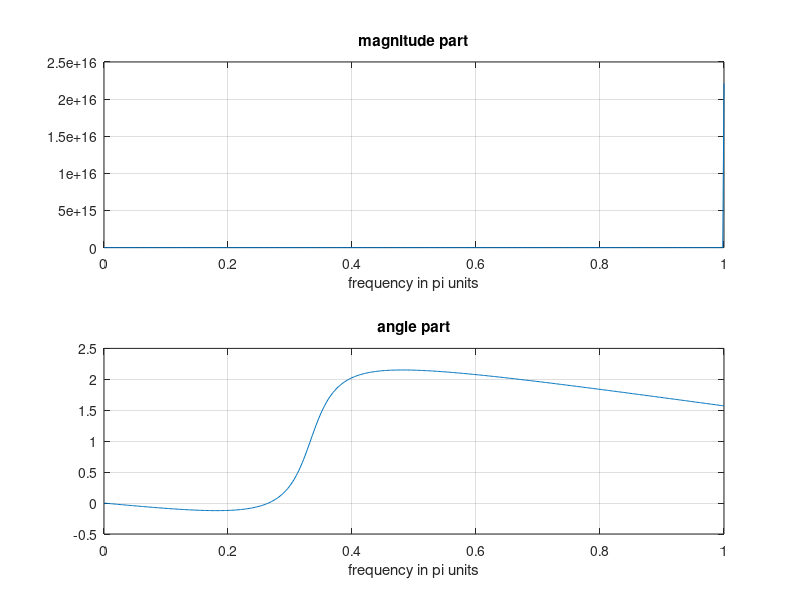

This figure's MATLAB source:
function[a,b]=Q16()
w=[0:1:500]*pi/500;
b=[1,-0.9,0.81]
a=[1,1]
H=freqz(b,a,w);
magH=abs(H);
phaH=angle(H);
subplot(2,1,1);plot(w/pi,magH);grid
xlabel('frequency in pi units');title('magnitude part')
subplot(2,1,2);plot(w/pi,phaH);grid
xlabel('frequency in pi units');title('angle part')
